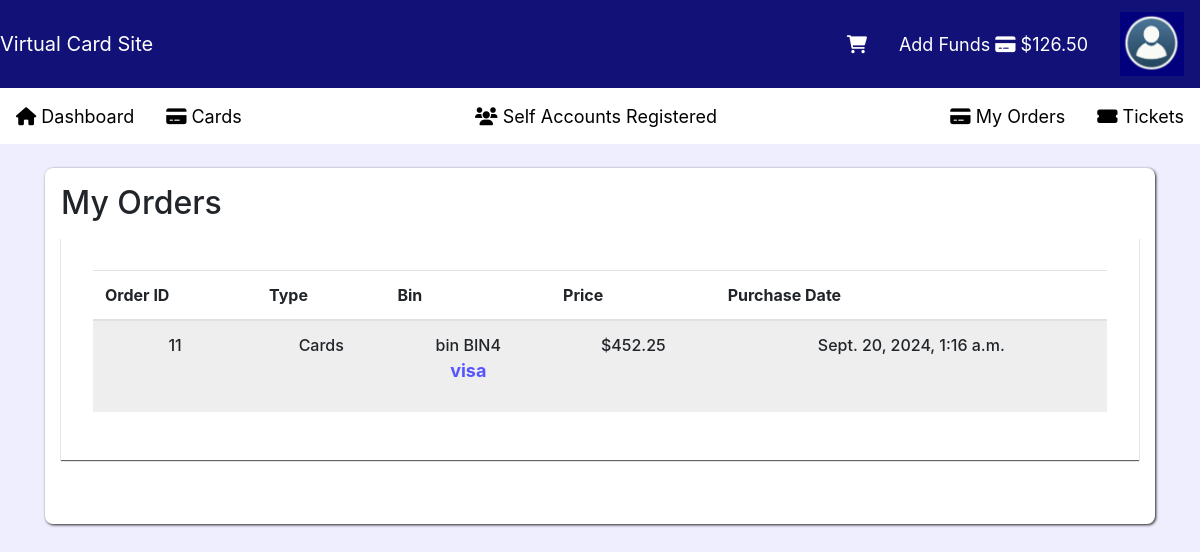
Screenshot of /hq_orders/ (signed in) with the database file from the repository.
### cards/models.py (models this page shows, shortened)
class Account(models.Model):
    user = models.OneToOneField(User, on_delete=models.CASCADE)
    balance = models.DecimalField(max_digits=10, decimal_places=2, default=0)

class Order(models.Model):
    user = models.ForeignKey(User, on_delete=models.CASCADE)
    item = models.ForeignKey(SellingItem, on_delete=models.CASCADE)
    purchase_date = models.DateTimeField(auto_now_add=True)
    price = models.DecimalField(max_digits=10, decimal_places=2)
    item_type = models.CharField(max_length=20, null=True, blank=True)

class Card(SellingItem):
    exp_date = models.CharField(max_length=5)
    name = models.CharField(max_length=100)
    address = models.CharField(max_length=255, null=True)
    city = models.CharField(max_length=100)
    state = models.CharField(max_length=100)
    email = models.EmailField(blank=True, null=True)
    phone = models.CharField(max_length=15, blank=True, null=True)
    dob = models.DateField(blank=True, null=True)
    ssn = models.CharField(max_length=200, blank=True, null=True)
    ip = models.CharField(max_length=20, blank=True, null=True)
    class Meta:
        abstract = False

class HQCard(Card):
    TYPE_CHOICES = [
        ('visa', 'Visa'),
        ('master_card', 'Master Card')
    ]
    LEVEL_CHOICES = [
        ('standard', 'STANDARD'),
        ('gold', 'GOLD'),
        ('classic', 'CLASSIC'),
        ('prepaid', 'PREPAID'),
        ('infinite', 'INFINITE')
    ]
    CREDIT_DEBIT = [
        ('credit', 'CREDIT'),
        ('debit', 'DEBIT')
    ]
    bank_name = models.CharField(max_length=200, null=True, blank=True)
    base = models.CharField(max_length=200)
    card_bin = models.CharField(max_length=50)
    status = models.CharField(max_length=20, choices=TYPE_CHOICES, default='visa')
    level = models.CharField(max_length=20, choices=LEVEL_CHOICES, default='standard')
    credit_debit = models.CharField(max_length=10, choices=CREDIT_DEBIT, default='credit')
    card_zip = models.CharField(max_length=20, null=True, blank=True)
    ua = models.CharField(max_length=200, null=True, blank=True)
    refundable = models.BooleanField(default=True)
    class Meta:
        abstract = False

### cards/views.py (the view)
# urls.py: path('hq_orders/', hq_orders, name='hq_orders'),
@login_required
def hq_orders(request):
    orders = Order.objects.filter(user=request.user, item_type='HQCard')
    order_items = []
    for order in orders:
        order_items.append({
            'order': order,
            'item': HQCard.objects.get(pk=order.item.id)
        })
    return render(request, 'cards/orders.html', {'order_items': order_items, 'orders_type': 'HQCard'})

### cards/context_processors.py (called while the page is built)
def add_balance_to_context(request):
    balance = 0
    shopping_count = 0
    if request.user.is_authenticated:
        try:
            account = Account.objects.get(user=request.user)
            balance = account.balance
            shopping_count = Shopping.objects.filter(user=request.user).count()
        except Account.DoesNotExist:
            balance = 0
            shopping_count = 0
    return {
        'balance': balance,
        'shopping_count': shopping_count
    }

### cards/templates/cards/orders.html (shortened to what this page needs)
{% extends 'cards/base_generic.html' %}
{% block content %}
<div style="background-color: white; box-shadow: 1px 1px 3px rgba(30, 30, 30, 100); padding: 1rem; border-radius: 8px;">
<h2>My Orders</h2>
<div class="cards-table">
    <table class="table table-striped orders-table">
        <thead>
            <tr>
                <th>Order ID</th>
                <th>Type</th>
                {% if orders_type == 'WholesaleCard' %}
                    <th>Quantity</th>
                {% elif orders_type == 'SelfAccount' %}
                    <th>Account type</th>
                {% else %}
                    <th>Bin</th>
                {% endif %}
                <th>Price</th>
                <th>Purchase Date</th>
            </tr>
        </thead>
        <tbody>
            {% for order in order_items %}
            <tr>
                <td>{{ order.order.id }}</td>
                <td>
                    {% if orders_type == 'DumpCard' %}
                        dumps
                    {% elif orders_type == 'WholesaleCard' %}
                        wholesaleCards
                    {% elif orders_type == 'SelfAccount' %}
                        Self Accounts
                    {% else %}
                        Cards
                    {% endif %}
                </td>
                <td>
                    {% if orders_type == 'WholesaleCard' %}
                        {{ order.item.quantity }}
                    {% elif orders_type == 'SelfAccount' %}
                        {{ order.item.account_type }}
                    {% else %}
                        bin {{ order.item.card_bin }}
                        <p style="font-weight: bold; color: #55f; font-size: 18px;">{{ order.item.status }}</p>
                    {% endif %}
                </td>
                <td>${{ order.order.price }}</td>
                <td>{{ order.order.purchase_date }}</td>
            </tr>
            {% empty %}
            <tr>
                <td colspan="4">You have no orders yet.</td>
            </tr>
            {% endfor %}
        </tbody>
    </table>
</div>
{% endblock %}

### cards/templates/cards/base_generic.html (shortened to what this page needs)
{% load static %}
<!DOCTYPE html>
<html lang="en">
<head>
    <link rel="stylesheet" href="https://stackpath.bootstrapcdn.com/bootstrap/4.5.2/css/bootstrap.min.css">
    <link rel="stylesheet" href="https://cdnjs.cloudflare.com/ajax/libs/font-awesome/6.0.0/css/all.min.css">
    <link rel="stylesheet" href="https://cdnjs.cloudflare.com/ajax/libs/flag-icon-css/6.7.0/css/flag-icons.min.css">
</head>
<body>
    <nav class="custom-navbar">
        <div class="navigation-left">
            <a class="navbar-brand" href="{% url 'home' %}">Virtual Card Site</a>
            </div>
            <div class="navigation-right">
            {% if user.is_authenticated %}
            {% if not user.is_superuser %}
            <div class="nav-item"><a class="nav-link" href="{% url 'shoppings' %}">
                <div class="shopping-icon">
                    <i class="fas fa-shopping-cart"></i>
                </div>
            </a></div>
            <div class="nav-item" style="display: flex; flex-direction: row;"><a class="nav-link" href="{% url 'add_funds' %}">
                Add Funds <i class="fas fa-credit-card"></i> ${{ balance }}
            </a></div>
            {% endif %}
            <div class="nav-item custom_li_logo"><a class="nav-link">
                <img onclick="toggleUserInfo()" class="user_logo" src="{% static 'images/user_logo.PNG' %}"/></a>
            </div>
            {% else %}
            <div class="nav-item"><a class="nav-link" href="{% url 'authenticate' %}">Authenticate</a></div>
            {% endif %}
        </div>
    </nav>
    <nav class="second-nav">
        <div class="navigation-left2">
            <div class="nav-item"><a class="nav-link" href="{% url 'home' %}"><i class="fas fa-home"></i> Dashboard</a></div>
            <div class="nav-item">
                <div style="position: relative;">
                    <a onclick="toggleCardDetailChoices()" class="nav-link"><i class="fas fa-credit-card"></i> Cards</a>
                </div>
            </div>
            </div>
            <div class="nav-item navigation-center"><a class="nav-link" href="{% url 'self_account_detail_cards' %}"><i class="fas fa-users"></i> Self Accounts Registered</a></div>
            <div class="navigation-right2">
                <div style="position: relative;">
                    <a onclick="toggleOrdersChoices()" class="nav-link"><i class="fas fa-credit-card"></i> My Orders</a>
                </div>
                <div class="nav-item"><a class="nav-link" href="{% url 'support_tickets' %}"><i class="fas fa-ticket-alt"></i> Tickets</a></div>
            </div>
    </nav>
    <div class="container mt-4">
        {% block content %}
        {% endblock %}
    </div>
</body>
</html>

### cards/templates/cards/base_generic.html (style rules this page uses)
body { background-color: #eef; }
.custom-navbar { background-color: #117; height: 5.5rem; color: white; position: relative; display: flex; flex-direction: row; justify-content: space-between; align-items: center; max-width: 100%; }
.navigation, .navigation-left, .navigation-right, .navigation-center, .navigation-left2, .navigation-right2 { display: flex; flex-direction: row; align-items: center; }
div { text-decoration: none; }
.user_logo { width: 4rem; height: 4rem; }
.custom_li_logo { position: relative; }
.nav-link { text-decoration: none; color: white; font-size: 18px; }
.navbar-brand { text-decoration: none; color: white; }
.second-nav { display: flex; flex-direction: row; align-items: center; justify-content: space-between; background-color: white; height: 3.5rem; max-width: 100%; }
.second-nav div a { color: black; font-size: 18px; }
.cards-table { overflow-x: auto; white-space: nowrap; margin-top: 1rem; margin-bottom: 3rem; background-color: white; box-shadow: 0px 1px 1px rgba(100, 100, 100, 100); padding: 2rem; }
.cards-table table tbody td { text-align: center; font-weight: 500; }
.cards-table table tbody tr:nth-child(odd) { background-color: #eee; }
.shopping-icon { position: relative; }

### rows the page displays
Account: balance "126.50"
Order: order.id "11", item.card_bin "BIN4", item.status "visa", order.price "452.25", order.purchase_date "Sept. 20, 2024, 1:16 a.m."
